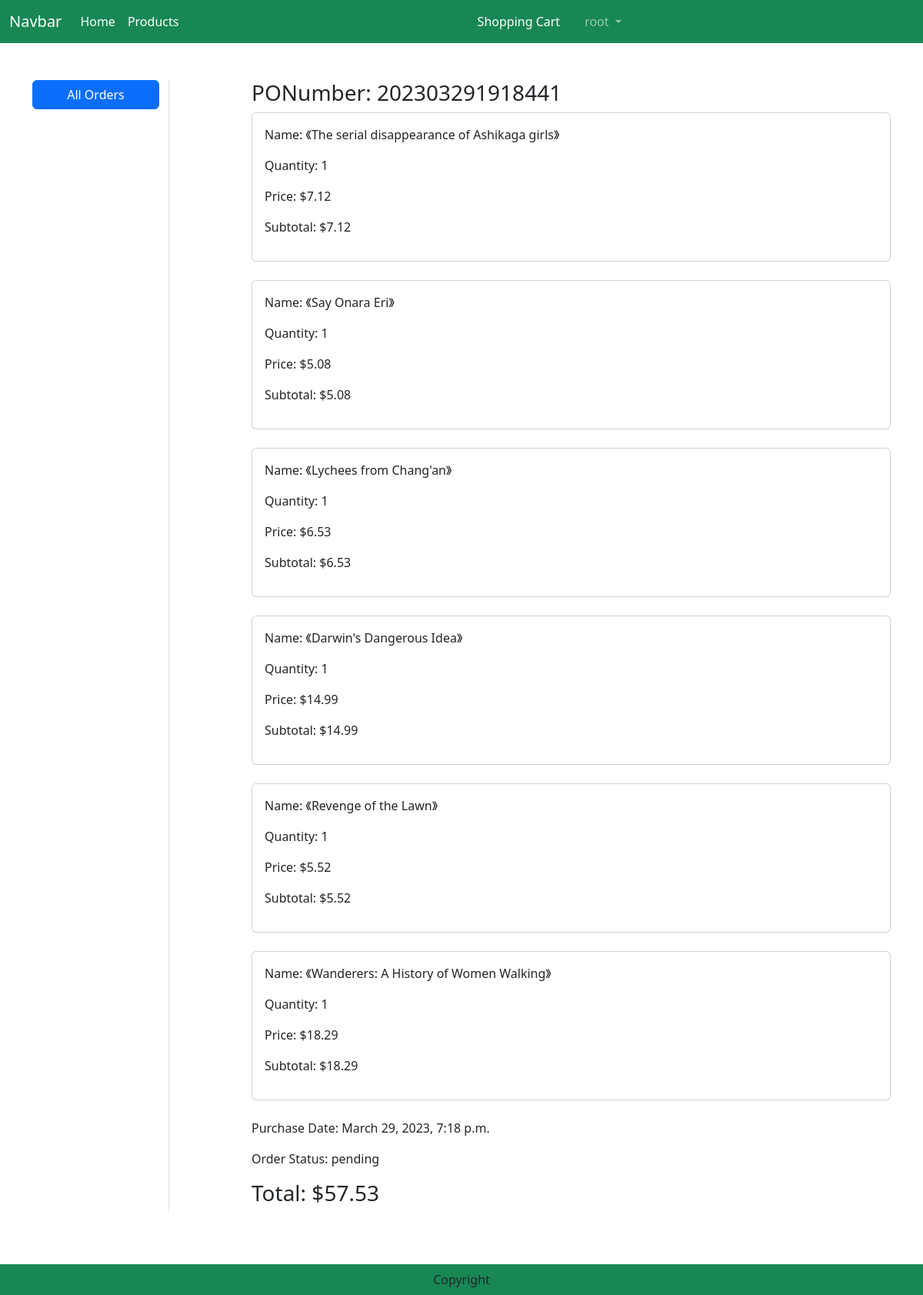
Page /orders/202303291918441 (signed in) on the committed database.
### order/models.py (models this page shows)
class Order(models.Model):
    PONumber = models.CharField(max_length=30, primary_key=True)
    purchaseDate = models.DateTimeField(default=datetime.now)
    status = models.CharField(default=ORDER_STATUS_CHOICES[0][0], choices=ORDER_STATUS_CHOICES, max_length=20)
    customer = models.ForeignKey('customers.Customer',on_delete=models.CASCADE)
    user = models.ForeignKey(User,on_delete=models.CASCADE)
    shipmentDate = models.DateTimeField(null = True)
    cancelDate = models.DateTimeField(null = True)

class OrderItem(models.Model):
    product = models.ForeignKey('products.Product', on_delete=models.CASCADE)
    order = models.ForeignKey('order.Order', on_delete=models.CASCADE,)
    price = models.DecimalField(default=0, max_digits=7, decimal_places=2)
    myRate = models.IntegerField(default=5)
    myComment = models.CharField(max_length=1000)
    class Meta:
        unique_together = ("product","order")

### products/models.py (models this page shows, shortened)
class Product(models.Model):
    productName = models.CharField(max_length=100)
    price = models.DecimalField(default=0, max_digits=7, decimal_places=2)
    ISBN = models.CharField(max_length=17)
    author = models.CharField(max_length=100)
    publisher = models.CharField(max_length=100)
    introduction = models.TextField(max_length=1000)
    image = models.ImageField(upload_to='product')
    category = models.ForeignKey('Category', related_name="products", on_delete=models.CASCADE,)
    avgRating = models.DecimalField(default=0, max_digits=3, decimal_places=2)

### order/views.py (the view)
# urls.py: path('orders/<str:PONumber>',views.OrderDetailView.as_view(), name='order_detail'),
class OrderDetailView(View):
    def get(self, request, PONumber):
        filter = request.GET.get('filter')
        if filter == 'allVendor':
            orders = Order.objects.all().order_by('-purchaseDate')
        else:
            filter == 'all'
            orders = Order.objects.filter(user=request.user).order_by('-purchaseDate')
        order = Order.objects.get(PONumber=PONumber)
        orderitems = OrderItem.objects.filter(order=order)
        total = 0
        for oi in orderitems:
            value = oi.price
            total = total + value
        context = {
            'order': order,
            'orderitems': orderitems,
            'total':total,
        }
        return render(request, 'order_detail.html', context)

### templates/order_detail.html (shortened to what this page needs)
{% extends 'base.html' %}
{% load static %}
{% block main-content %}
<div class="container my-5">
    <div class="row">
        <div class="col-sm-2 border-end">
            <ul class="list-unstyled">
                {% for group in request.user.groups.all %}
                    {% if group.name == 'Customer' %}
                        <li class="d-grid"><a href="{% url 'order:orders' %}?filter=all" class="btn btn-primary" {% if filter == 'all' %}class="active"{% endif %}>All Orders</a></li>
                    {% elif group.name == 'Vendor' %}
                        <li class="d-grid"><a href="{% url 'order:orders' %}?filter=allVendor" class="btn btn-primary" {% if filter == 'allVendor' %}class="active"{% endif %}>All Orders</a></li>
                    {% endif %}
                {% endfor %}
            </ul>
        </div>
        <div class="col-sm-9 offset-sm-1">
            <h3>PONumber: {{order.PONumber}}</h3>
            {% for item in orderitems %}
                <div class="card">
                    <div class="card-body">
                        <div class="col-sm-7">
                            <p>Name: 《{{item.product.productName}}》</p>
                            <p>Quantity: 1 </p>
                            <p>Price: ${{item.price}}</p>
                            <p>Subtotal: ${{item.price}}</p>
                        </div>
                    </div>
                </div>
                <br>
            {% endfor %}
                <div class="col-sm">
                    <p>Purchase Date: {{order.purchaseDate}}</p>
                    <p>Order Status: {{order.status}}</p>
                </div>
            <h3>Total: ${{total}}</h3>
        </div>
    </div>
</div>
{% endblock main-content %}

### templates/base.html (shortened to what this page needs)
<!DOCTYPE html>
{% load static %}
<html lang="en">
<head>
    <link href="https://cdn.jsdelivr.net/npm/bootstrap@5.3.0-alpha1/dist/css/bootstrap.min.css" rel="stylesheet">
    <link rel="stylesheet" href="{% static 'css/owl.carousel.min.css' %}">
    <link rel="stylesheet" href="{% static 'css/all.min.css' %}">
    <link rel="stylesheet" href="{% static 'css/style.css' %}">
</head>
<body>
    <nav class="navbar navbar-expand-lg navbar-dark bg-success">
        <div class="container-fluid">
          <a class="navbar-brand" href="#">Navbar</a>
          <div class="collapse navbar-collapse" id="navbarSupportedContent">
            <ul class="navbar-nav me-auto mb-2 mb-lg-0">
              <li class="nav-item">
                <a class="nav-link active" aria-current="page" href="{% url 'products:home' %}">Home</a>
              </li>
              <li class="nav-item">
                <a class="nav-link text-white" href="{% url 'products:products' %}">Products</a>
              </li>
            </ul>
            <ul class="navbar-nav me-auto mb-2 mb-lg-0">
              {% if user.is_authenticated %}
                  {% for group in request.user.groups.all %}
                    {% if group.name == 'Vendor' %}
                      <li class="nav-item dropdown mx-2">
                        <a class="nav-link dropdown-toggle" href="#" role="button" data-bs-toggle="dropdown" aria-expanded="false">
                          {{ user.username }}
                        </a>
                        <ul class="dropdown-menu">
                          <li><a class="dropdown-item" href="{% url 'order:orders' %}?filter=allVendor">Orders</a></li>
                          <li><a class="dropdown-item" href="{% url 'logout' %}">Logout</a></li>
                        </ul>
                      </li>
                      <li class="nav-item mx-2">
                        <a class="nav-link text-white" href="{% url 'products:productsAdd' %}">Add A New Product</a>
                      </li>
                    {% elif group.name == 'Customer' %}
                      <li class="nav-item mx-2">
                          <a class="nav-link text-white" href="{% url 'shoppingcart' %}">Shopping Cart</a>
                      </li>
                      <li class="nav-item dropdown mx-2">
                          <a class="nav-link dropdown-toggle" href="#" role="button" data-bs-toggle="dropdown" aria-expanded="false">
                            {{ user.username }}
                          </a>
                      </li>
                    {% endif %}
                  {% endfor %}
              {% endif %}
              </ul>
          </div>
        </div>
      </nav>
      {% block main-content %}{% endblock main-content %}
      <div>
        <div style="height:60px"></div>
        <footer class="container-fluid fixed-bottom bg-success text-center p-2 mt-5">
            Copyright
        </footer>
      </div>
</body>
</html>

### rows in the picture
Order: PONumber "202303291918441", purchaseDate "March 29, 2023, 7:18 p.m.", status "pending"
OrderItem: product.productName "The serial disappearance of Ashikaga girls", price "7.12"
OrderItem: product.productName "Say Onara Eri", price "5.08"
OrderItem: product.productName "Lychees from Chang'an", price "6.53"
OrderItem: product.productName "Darwin's Dangerous Idea", price "14.99"
OrderItem: product.productName "Revenge of the Lawn", price "5.52"
OrderItem: product.productName "Wanderers: A History of Women Walking", price "18.29"

### other values in the picture
{{ user.username }} "root"
{{ total }} "57.53"
